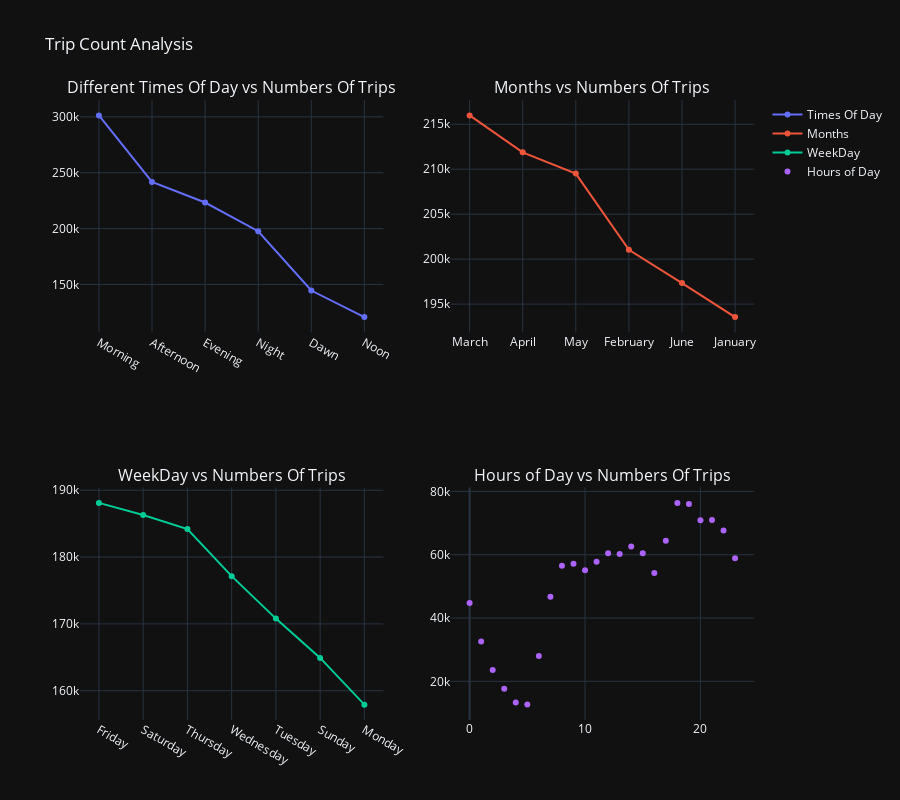

Notebook code cell kept with this figure:
### Code cell
fig = make_subplots(
   rows=2, 
   cols=2, 
   subplot_titles=(
      'Different Times Of Day vs Numbers Of Trips',
      'Months vs Numbers Of Trips',
      'WeekDay vs Numbers Of Trips',
      'Hours of Day vs Numbers Of Trips'
   )
)
fig.add_trace(
   go.Scatter(
      x=trip_dist_timeday['time_of_day'],
      y=trip_dist_timeday['Trip Count'],
      mode='markers+lines',  
      name='Times Of Day'
   ),
   row=1, col=1
)

fig.add_trace(
   go.Scatter(
      x=trip_dist_month['months'],
      y=trip_dist_month['Trip Count'],
      mode='markers+lines',  
      name='Months'
   ),
   row=1, col=2
)

fig.add_trace(
   go.Scatter(
      x=trip_dist_weekday['weekDay'],
      y=trip_dist_weekday['Trip Count'],
      mode='markers+lines',  
      name='WeekDay'
   ),
   row=2, col=1
)

fig.add_trace(
   go.Scatter(
      x=trip_dist_hours['hours'],
      y=trip_dist_hours['Trip Count'],
      mode='markers',  
      name='Hours of Day'
   ),
   row=2, col=2
)

fig.update_layout(
   height=800, 
   title_text="Trip Count Analysis",  
   template='plotly_dark',  
   showlegend=True,  
)
fig.show()

### Figure 1 — Plotly figure (JSON) as saved in the notebook; plotly's stock layout.template omitted (floating-point values rounded to 4 significant figures)
{"data": [{"mode": "markers+lines", "name": "Times Of Day", "type": "scatter", "x": ["Morning", "Afternoon", "Evening", "Night", "Dawn", "Noon"], "xaxis": "x", "y": [301316, 241749, 223328, 197620, 144549, 120757], "yaxis": "y"}, {"mode": "markers+lines", "name": "Months", "type": "scatter", "x": ["March", "April", "May", "February", "June", "January"], "xaxis": "x2", "y": [215991, 211881, 209516, 201039, 197342, 193550], "yaxis": "y2"}, {"mode": "markers+lines", "name": "WeekDay", "type": "scatter", "x": ["Friday", "Saturday", "Thursday", "Wednesday", "Tuesday", "Sunday", "Monday"], "xaxis": "x3", "y": [188105, 186280, 184179, 177142, 170789, 164905, 157919], "yaxis": "y3"}, {"mode": "markers", "name": "Hours of Day", "type": "scatter", "x": [18, 19, 21, 20, 22, 17, 14, 12, 15, 13, 23, 11, 9, 8, 10, 16, 7, 0, 1, 6, 2, 3, 4, 5], "xaxis": "x4", "y": [76388, 76018, 71013, 70922, 67691, 64451, 62576, 60495, 60454, 60262, 58916, 57771, 57146, 56542, 55134, 54268, 46701, 44762, 32590, 28022, 23554, 17664, 13336, 12643], "yaxis": "y4"}], "layout": {"annotations": [{"font": {"size": 16}, "showarrow": false, "text": "Different Times Of Day vs Numbers Of Trips", "x": 0.225, "xanchor": "center", "xref": "paper", "y": 1, "yanchor": "bottom", "yref": "paper"}, {"font": {"size": 16}, "showarrow": false, "text": "Months vs Numbers Of Trips", "x": 0.775, "xanchor": "center", "xref": "paper", "y": 1, "yanchor": "bottom", "yref": "paper"}, {"font": {"size": 16}, "showarrow": false, "text": "WeekDay vs Numbers Of Trips", "x": 0.225, "xanchor": "center", "xref": "paper", "y": 0.375, "yanchor": "bottom", "yref": "paper"}, {"font": {"size": 16}, "showarrow": false, "text": "Hours of Day vs Numbers Of Trips", "x": 0.775, "xanchor": "center", "xref": "paper", "y": 0.375, "yanchor": "bottom", "yref": "paper"}], "height": 800, "showlegend": true, "title": {"text": "Trip Count Analysis"}, "xaxis": {"anchor": "y", "domain": [0, 0.45]}, "xaxis2": {"anchor": "y2", "domain": [0.55, 1]}, "xaxis3": {"anchor": "y3", "domain": [0, 0.45]}, "xaxis4": {"anchor": "y4", "domain": [0.55, 1]}, "yaxis": {"anchor": "x", "domain": [0.625, 1]}, "yaxis2": {"anchor": "x2", "domain": [0.625, 1]}, "yaxis3": {"anchor": "x3", "domain": [0, 0.375]}, "yaxis4": {"anchor": "x4", "domain": [0, 0.375]}}}
